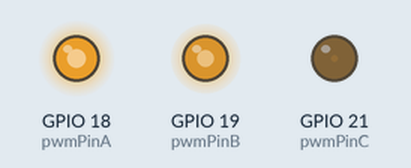
Simulated run of this sketch. Board: ESP32-C6. On the bench: output pins drawn as LEDs (lit = HIGH).

Above: at 0.05 s.
At 0.2 s:
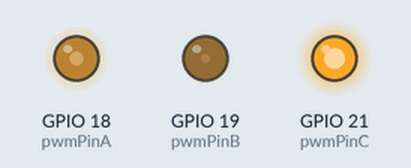
At 0.35 s:
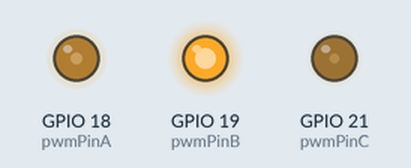
Timing chart, 0 to 3.0 s (numbered marks = the images above):
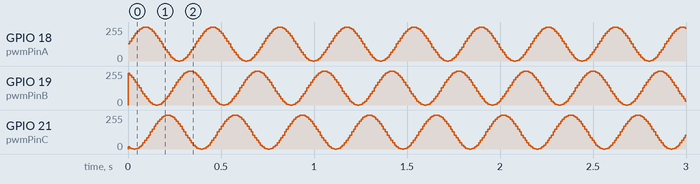

The sketch:

esp32c6pwmgeneration.ino
```cpp
const int pwmPinA = 18;
const int pwmPinB = 19;
const int pwmPinC = 21;

const int pwmFreq = 1000;   // 1 kHz
const int pwmRes  = 8;      // 8-bit (0–255)

#define N 36

uint8_t sine_table[N] = {
  128,150,171,191,209,225,238,248,254,
  255,254,248,238,225,209,191,171,150,
  128,105,84,64,46,30,17,7,1,
  0,1,7,17,30,46,64,84,105
};

void setup() {
  ledcAttach(pwmPinA, pwmFreq, pwmRes);
  ledcAttach(pwmPinB, pwmFreq, pwmRes);
  ledcAttach(pwmPinC, pwmFreq, pwmRes);
}

void loop() {

  int i = 0;

  while (1)   // continuous sine generation
  {
    // 3-phase sine PWM (120° phase shift)
    ledcWrite(pwmPinA, sine_table[i]);
    ledcWrite(pwmPinB, sine_table[(i + 12) % N]);  // +120°
    ledcWrite(pwmPinC, sine_table[(i + 24) % N]);  // +240°

    i = (i + 1) % N;   // move to next sine point
    delay(10);         // controls sine frequency
  }
}
```
